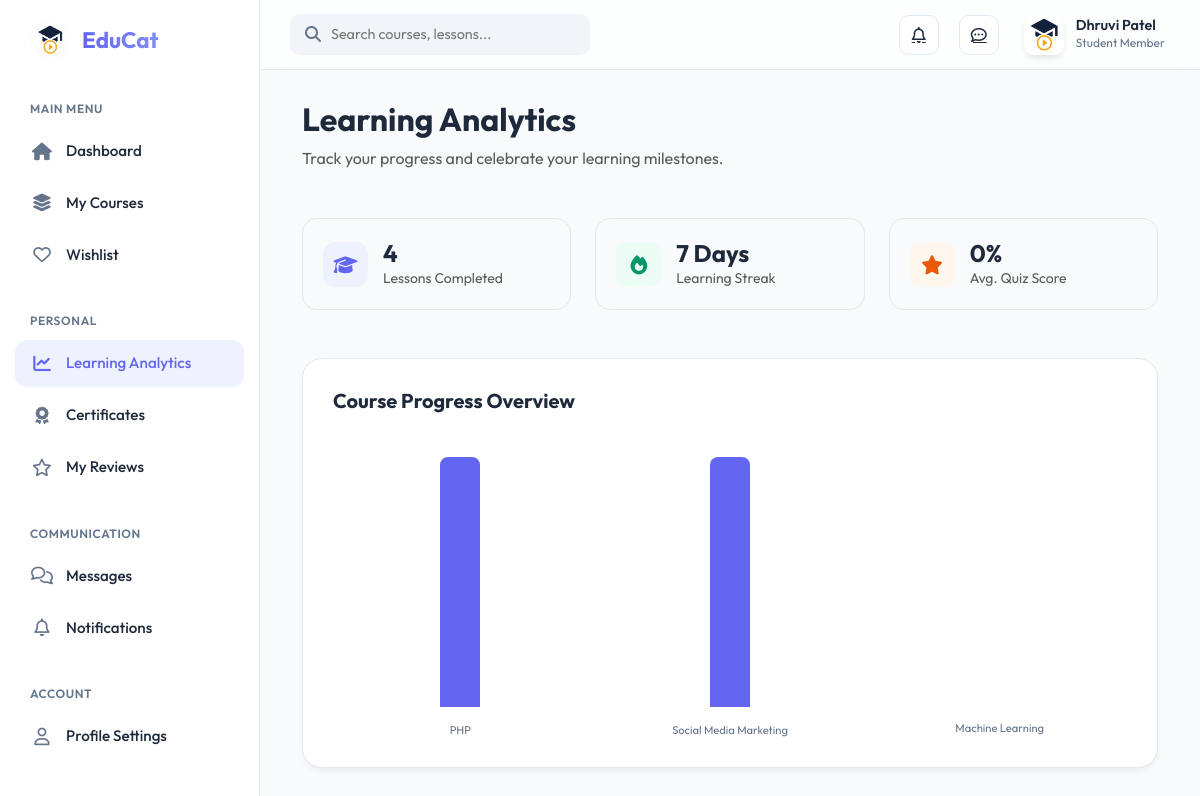
/student/analytics.php (signed in), run on the app's committed database.
### tables this page shows
CREATE TABLE `user_master` (
  `user_id` int(200) NOT NULL,
  `user_name` varchar(200) NOT NULL,
  `user_email` varchar(200) NOT NULL,
  `user_contact_number` bigint(200) NOT NULL,
  `user_password` varchar(200) NOT NULL,
  `user_profile_photo` varchar(200) NOT NULL DEFAULT 'assets/img/EduCat (4).png',
  `role` int(10) NOT NULL,
  `user_status` tinyint(1) DEFAULT 1,
  `isVerified` int(10) NOT NULL,
  `isActive` int(10) NOT NULL,
  `registration_date` varchar(200) NOT NULL
);

CREATE TABLE `purchased_course_master` (
  `pcm_id` int(200) NOT NULL,
  `course_id` int(200) NOT NULL,
  `user_id` int(200) NOT NULL,
  `payment_amount` int(255) NOT NULL,
  `original_price` int(255) NOT NULL,
  `discount_given` int(255) NOT NULL,
  `purchase_date` varchar(200) NOT NULL,
  `course_favorite` int(10) NOT NULL DEFAULT 0,
  `course_progress` int(255) NOT NULL DEFAULT 0,
  `transaction_id` varchar(200) NOT NULL,
  `course_completed` int(255) NOT NULL,
  `course_rating` int(255) NOT NULL DEFAULT 0
);

CREATE TABLE `course_master` (
  `course_id` int(200) NOT NULL,
  `course_name` varchar(200) NOT NULL,
  `course_image` varchar(200) NOT NULL DEFAULT 'assets/img/notfound.png',
  `course_instructor` int(200) NOT NULL,
  `course_description` varchar(255) NOT NULL,
  `course_language` int(200) NOT NULL,
  `course_price` int(200) NOT NULL,
  `course_discount` int(255) NOT NULL DEFAULT 0,
  `course_category` varchar(200) NOT NULL,
  `course_chapters` int(200) NOT NULL DEFAULT 0,
  `course_demo_lecture` varchar(255) NOT NULL,
  `course_videos` int(200) NOT NULL,
  `course_approved_by_admin` int(200) NOT NULL,
  `course_status` tinyint(1) DEFAULT 1,
  `course_purchases` int(200) NOT NULL,
  `course_lanuched_on` varchar(200) NOT NULL,
  `course_last_updated_on` varchar(200) NOT NULL,
  `course_completion_number` int(200) NOT NULL,
  `course_rating` int(11) NOT NULL
);

### student/analytics.php (the view, shortened to what this page needs)
<?php
include 'header.php';
include 'sidebar.php';
$prog_query = "SELECT c.course_name, pc.course_progress
               FROM purchased_course_master pc
               JOIN course_master c ON pc.course_id = c.course_id
               WHERE pc.user_id = $user_id
               ORDER BY pc.course_progress DESC";
$prog_res = mysqli_query($conn, $prog_query);
$total_lessons_comp_query = "SELECT COUNT(*) as total FROM lesson_progress WHERE user_id = $user_id";
$total_lessons_comp = mysqli_fetch_assoc(mysqli_query($conn, $total_lessons_comp_query))['total'];
$avg_score_query = "SELECT AVG(certificate_score) as avg FROM certificate_master WHERE certificate_student = $user_id";
$avg_score = round(mysqli_fetch_assoc(mysqli_query($conn, $avg_score_query))['avg']);
?>
<main class="main-content">
    <div class="container-fluid">
        <div class="page-header mb-5">
            <h2 class="fw-bold">Learning Analytics</h2>
            <p class="text-muted">Track your progress and celebrate your learning milestones.</p>
        </div>
        <div class="row g-4 mb-5">
            <div class="col-md-4">
                <div class="stat-pill">
                    <div class="stat-pill-icon" style="background: #eef2ff; color: #6366f1;">
                        <i class="fa-solid fa-graduation-cap"></i>
                    </div>
                    <div>
                        <h4 class="fw-bold mb-0"><?php echo $total_lessons_comp; ?></h4>
                        <p class="text-muted small mb-0">Lessons Completed</p>
                    </div>
                </div>
            </div>
            <div class="col-md-4">
                <div class="stat-pill">
                    <div class="stat-pill-icon" style="background: #ecfdf5; color: #059669;">
                        <i class="fa-solid fa-fire"></i>
                    </div>
                    <div>
                        <h4 class="fw-bold mb-0">7 Days</h4>
                        <p class="text-muted small mb-0">Learning Streak</p>
                    </div>
                </div>
            </div>
            <div class="col-md-4">
                <div class="stat-pill">
                    <div class="stat-pill-icon" style="background: #fff7ed; color: #ea580c;">
                        <i class="fa-solid fa-star"></i>
                    </div>
                    <div>
                        <h4 class="fw-bold mb-0"><?php echo $avg_score ? $avg_score : 0; ?>%</h4>
                        <p class="text-muted small mb-0">Avg. Quiz Score</p>
                    </div>
                </div>
            </div>
        </div>
        <div class="row">
            <div class="col-lg-12">
                <div class="analytics-card">
                    <h5 class="fw-bold mb-4">Course Progress Overview</h5>
                    <div class="chart-box">
                        <?php if (mysqli_num_rows($prog_res) > 0): ?>
                            <?php while ($row = mysqli_fetch_assoc($prog_res)): ?>
                                <div class="chart-bar-container">
                                    <div class="chart-bar" style="height: <?php echo $row['course_progress']; ?>%;">
                                    </div>
                                    <span class="chart-label"><?php echo $row['course_name']; ?></span>
                                </div>
                            <?php endwhile; ?>
                        <?php else: ?>
                            <p class="text-muted w-100 text-center pb-5">No course progress data available.</p>
                        <?php endif; ?>
                    </div>
                </div>
            </div>
        </div>
    </div>
</main>
<?php include 'footer.php'; ?>

### student/header.php (shortened to what this page needs)
<?php
require_once '../includes/scripts/connection.php';
$user_id = $_SESSION['educat_logedin_user_id'];
$query = "SELECT * FROM user_master WHERE user_id = $user_id";
$result = mysqli_query($conn, $query);
$userdata = mysqli_fetch_assoc($result);
?>
<!DOCTYPE html>
<html lang="en">
<head>
    <link rel="stylesheet" href="https://cdnjs.cloudflare.com/ajax/libs/font-awesome/6.4.0/css/all.min.css">
    <link href="https://cdn.jsdelivr.net/npm/bootstrap@5.3.0/dist/css/bootstrap.min.css" rel="stylesheet">
</head>
<body>
    <header class="student-header">
        <div class="header-left">
            <div class="search-bar">
                <i class="fa fa-search"></i>
                <input type="text" placeholder="Search courses, lessons...">
            </div>
        </div>
        <div class="header-right">
            <a href="notifications.php" class="icon-btn">
                <i class="fa-regular fa-bell"></i>
            </a>
            <a href="messages.php" class="icon-btn">
                <i class="fa-regular fa-comment-dots"></i>
            </a>
            <div class="dropdown">
                <div class="user-profile" data-bs-toggle="dropdown">
                    <img src="../<?php echo $userdata['user_profile_photo']; ?>" alt="Profile">
                    <div class="user-info d-none d-sm-block">
                        <h6><?php echo $userdata['user_name']; ?></h6>
                        <p>Student Member</p>
                    </div>
                </div>
            </div>
        </div>
    </header>

### student/header.php (style rules this page uses)
:root { --primary-color: #6366f1; --primary-hover: #4f46e5; --bg-color: #f8fafc; --sidebar-bg: #ffffff; --text-main: #1e293b; --text-muted: #64748b; --border-color: #e2e8f0; --glass-bg: rgba(255, 255, 255, 0.7); --glass-border: rgba(255, 255, 255, 0.3); }
body { font-family: 'Outfit', sans-serif; background-color: var(--bg-color); color: var(--text-main); overflow-x: hidden; }
.student-header { position: fixed; top: 0; right: 0; left: 260px; height: 70px; background: var(--glass-bg); backdrop-filter: blur(10px); border-bottom: 1px solid var(--border-color); z-index: 1000; transition: all 0.3s ease; display: flex; align-items: center; padding: 0 30px; justify-content: space-between; }
.header-left { display: flex; align-items: center; gap: 15px; }
.header-right { display: flex; align-items: center; gap: 20px; }
.search-bar { background: #f1f5f9; border-radius: 10px; padding: 5px 15px; display: flex; align-items: center; width: 300px; }
.search-bar i { color: var(--text-muted); }
.search-bar input { background: transparent; border: none; padding: 5px 10px; width: 100%; outline: none; font-size: 0.9rem; }
.icon-btn { position: relative; cursor: pointer; width: 40px; height: 40px; display: flex; align-items: center; justify-content: center; border-radius: 10px; background: #ffffff; border: 1px solid var(--border-color); transition: all 0.2s; color: var(--text-main); }
.user-profile { display: flex; align-items: center; gap: 12px; cursor: pointer; padding: 5px; border-radius: 12px; transition: all 0.2s; }
.user-profile img { width: 40px; height: 40px; border-radius: 10px; object-fit: cover; border: 2px solid white; box-shadow: 0 4px 6px -1px rgba(0, 0, 0, 0.1); }
.user-info h6 { margin: 0; font-weight: 600; font-size: 0.9rem; }
.user-info p { margin: 0; font-size: 0.75rem; color: var(--text-muted); }

### student/analytics.php (style rules this page uses)
.main-content { margin-left: 260px; padding: 100px 30px 30px; transition: all 0.3s ease; }
.analytics-card { background: white; border: 1px solid var(--border-color); border-radius: 20px; padding: 30px; margin-bottom: 30px; box-shadow: 0 4px 6px -1px rgba(0, 0, 0, 0.05); }
.chart-box { height: 300px; display: flex; align-items: flex-end; gap: 15px; padding-top: 20px; }
.chart-bar-container { flex: 1; display: flex; flex-direction: column; align-items: center; gap: 15px; height: 100%; justify-content: flex-end; }
.chart-bar { width: 40px; background: var(--primary-color); border-radius: 8px 8px 0 0; transition: height 1s cubic-bezier(0.175, 0.885, 0.32, 1.275); position: relative; }
.chart-label { font-size: 0.7rem; color: var(--text-muted); text-align: center; width: 100%; overflow: hidden; text-overflow: ellipsis; white-space: nowrap; }
.stat-pill { background: #f8fafc; border-radius: 15px; padding: 20px; display: flex; align-items: center; gap: 15px; height: 100%; border: 1px solid var(--border-color); }
.stat-pill-icon { width: 45px; height: 45px; border-radius: 12px; display: flex; align-items: center; justify-content: center; font-size: 1.2rem; }

### data on the page
user_master: user_profile_photo (picture), user_name "Dhruvi Patel"
purchased_course_master: $row['course_progress'] 100 (drawn), course.course_name "PHP"
purchased_course_master: $row['course_progress'] 100 (drawn), course.course_name "Social Media Marketing"
purchased_course_master: course.course_name "Machine Learning"

### other printed values
$total_lessons_comp "4"
